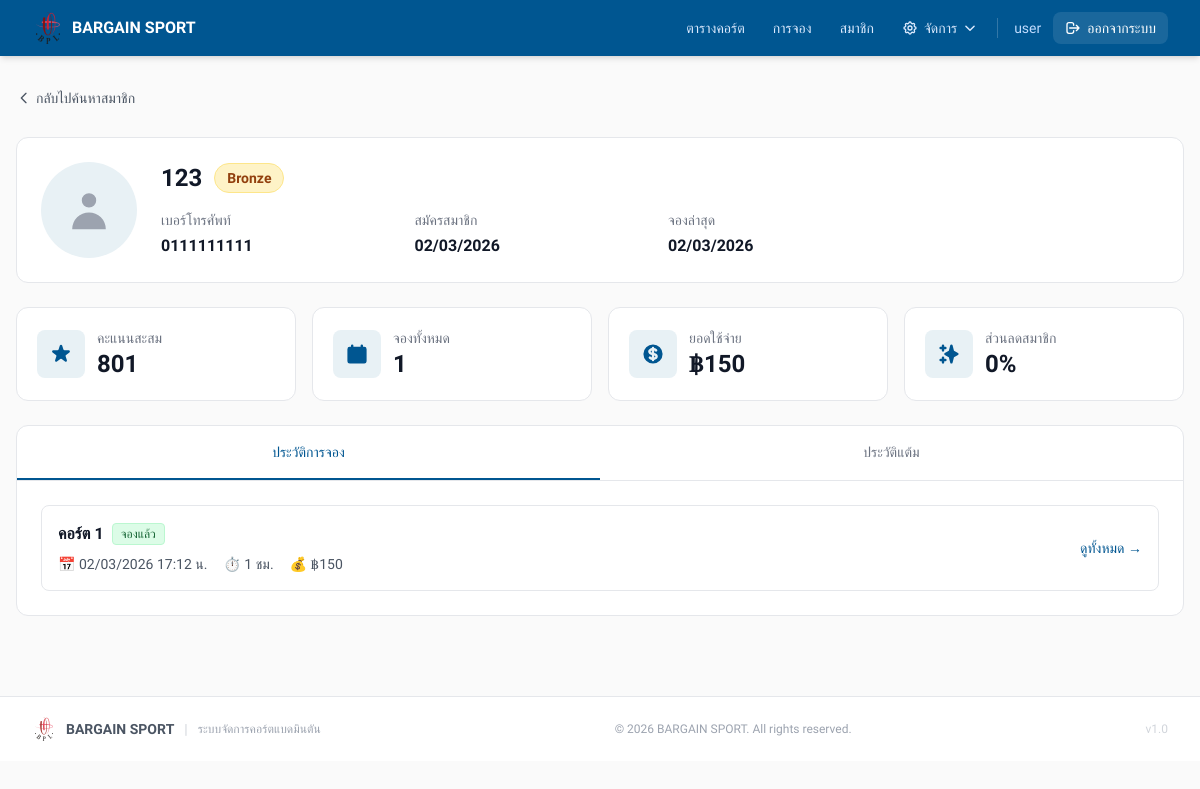
Page /members/profile.php?id=5 (signed in) on the committed database.
### tables this page shows
CREATE TABLE `members` (
  `id` int NOT NULL,
  `phone` varchar(10) NOT NULL,
  `name` varchar(100) NOT NULL,
  `email` varchar(100) DEFAULT NULL,
  `points` int DEFAULT '0',
  `total_bookings` int DEFAULT '0',
  `total_spent` decimal(10,2) DEFAULT '0.00',
  `member_level` enum('Bronze','Silver','Gold','Platinum') DEFAULT 'Bronze',
  `joined_date` datetime DEFAULT CURRENT_TIMESTAMP,
  `last_booking_date` datetime DEFAULT NULL,
  `birth_date` date DEFAULT NULL,
  `status` enum('active','inactive') DEFAULT 'active',
  `notes` text
);

CREATE TABLE `bookings` (
  `id` int NOT NULL,
  `court_id` int NOT NULL,
  `customer_name` varchar(100) NOT NULL,
  `customer_phone` varchar(30) DEFAULT NULL,
  `member_id` int DEFAULT NULL,
  `promotion_id` int DEFAULT NULL,
  `promotion_discount_percent` decimal(5,2) DEFAULT NULL,
  `payment_slip_path` varchar(255) DEFAULT NULL,
  `start_datetime` datetime NOT NULL,
  `duration_hours` int NOT NULL,
  `price_per_hour` decimal(10,2) NOT NULL,
  `discount_amount` decimal(10,2) NOT NULL DEFAULT '0.00',
  `total_amount` decimal(10,2) NOT NULL,
  `status` enum('booked','cancelled') NOT NULL DEFAULT 'booked',
  `created_by` int DEFAULT NULL,
  `created_at` timestamp NOT NULL DEFAULT CURRENT_TIMESTAMP,
  `updated_at` timestamp NULL DEFAULT NULL
);

CREATE TABLE `courts` (
  `id` int NOT NULL,
  `court_no` int NOT NULL,
  `vip_room_name` varchar(100) DEFAULT NULL COMMENT 'ชื่อห้อง VIP',
  `status` enum('Available','Booked','In Use','Maintenance') DEFAULT 'Available',
  `is_vip` tinyint(1) NOT NULL DEFAULT '0',
  `court_type` enum('normal','vip') DEFAULT 'normal' COMMENT 'ประเภทคอร์ต: normal=ปกติ, vip=VIP',
  `vip_price` decimal(10,2) DEFAULT NULL COMMENT 'ราคาพิเศษสำหรับคอร์ต VIP (บาท/ชั่วโมง)',
  `normal_price` decimal(10,2) DEFAULT NULL COMMENT 'ราคาคงที่สำหรับคอร์ตปกติ (optional)',
  `pricing_group_id` int DEFAULT NULL
);

### members/profile.php (the view, shortened to what this page needs)
<?php
require_once __DIR__ . '/../config/db.php';
$member_id = isset($_GET['id']) ? (int)$_GET['id'] : 0;
$stmt = $pdo->prepare("
    SELECT *
    FROM members
    WHERE id = ?
");
$stmt->execute([$member_id]);
$member = $stmt->fetch();
$bookingsStmt = $pdo->prepare("
    SELECT
        b.*,
        c.court_no,
        c.vip_room_name,
        c.court_type
    FROM bookings b
    LEFT JOIN courts c ON b.court_id = c.id
    WHERE b.member_id = ?
    ORDER BY b.start_datetime DESC
    LIMIT 10
");
$bookingsStmt->execute([$member_id]);
$bookings = $bookingsStmt->fetchAll();
$levelColors = [
    'Bronze' => ['bg' => 'bg-amber-100', 'text' => 'text-amber-800', 'border' => 'border-amber-200'],
    'Silver' => ['bg' => 'bg-gray-100', 'text' => 'text-gray-800', 'border' => 'border-gray-300'],
    'Gold' => ['bg' => 'bg-yellow-100', 'text' => 'text-yellow-800', 'border' => 'border-yellow-300'],
    'Platinum' => ['bg' => 'bg-blue-100', 'text' => 'text-blue-800', 'border' => 'border-blue-300']
];
$discounts = [
    'Bronze' => 0,
    'Silver' => 5,
    'Gold' => 10,
    'Platinum' => 15
];
$colors = $levelColors[$member['member_level']] ?? $levelColors['Bronze'];
$discount = $discounts[$member['member_level']] ?? 0;
?>
<!doctype html>
<html lang="th">
<head>
    <script src="https://cdn.tailwindcss.com"></script>
</head>
<body style="background:#FAFAFA;" class="min-h-screen">
    <?php include __DIR__ . '/../includes/header.php'; ?>
    <div class="max-w-7xl mx-auto px-4 py-8">
        <div class="mb-6">
            <a href="/members/search.php" class="inline-flex items-center text-sm text-gray-600 hover:text-gray-900">
                <svg class="w-4 h-4 mr-1" fill="none" stroke="currentColor" viewBox="0 0 24 24">
                    <path stroke-linecap="round" stroke-linejoin="round" stroke-width="2" d="M15 19l-7-7 7-7"/>
                </svg>
                กลับไปค้นหาสมาชิก
            </a>
        </div>
        <div class="bg-white rounded-xl border border-gray-200 p-6 mb-6">
            <div class="flex flex-col md:flex-row md:items-start gap-6">
                <div class="flex-shrink-0">
                    <div style="background:#E8F1F5;" class="w-24 h-24 rounded-full flex items-center justify-center">
                        <svg class="w-12 h-12 text-gray-400" fill="currentColor" viewBox="0 0 20 20">
                            <path fill-rule="evenodd" d="M10 9a3 3 0 100-6 3 3 0 000 6zm-7 9a7 7 0 1114 0H3z" clip-rule="evenodd"/>
                        </svg>
                    </div>
                </div>
                <div class="flex-1">
                    <div class="flex flex-col sm:flex-row sm:items-center gap-3 mb-4">
                        <h1 class="text-2xl font-bold text-gray-900"><?= htmlspecialchars($member['name']) ?></h1>
                        <span class="<?= $colors['bg'] ?> <?= $colors['text'] ?> <?= $colors['border'] ?> border px-3 py-1 rounded-full text-sm font-semibold w-fit">
                            <?= htmlspecialchars($member['member_level']) ?>
                        </span>
                    </div>
                    <div class="grid grid-cols-1 sm:grid-cols-2 lg:grid-cols-4 gap-4">
                        <div>
                            <p class="text-sm text-gray-500 mb-1">เบอร์โทรศัพท์</p>
                            <p class="font-semibold text-gray-900"><?= htmlspecialchars($member['phone']) ?></p>
                        </div>
                        <div>
                            <p class="text-sm text-gray-500 mb-1">สมัครสมาชิก</p>
                            <p class="font-semibold text-gray-900"><?= date('d/m/Y', strtotime($member['joined_date'])) ?></p>
                        </div>
                        <?php if ($member['last_booking_date']): ?>
                        <div>
                            <p class="text-sm text-gray-500 mb-1">จองล่าสุด</p>
                            <p class="font-semibold text-gray-900"><?= date('d/m/Y', strtotime($member['last_booking_date'])) ?></p>
                        </div>
                        <?php endif; ?>
                    </div>
                </div>
            </div>
        </div>
        <div class="grid grid-cols-1 sm:grid-cols-2 lg:grid-cols-4 gap-4 mb-6">
            <div class="bg-white rounded-xl border border-gray-200 p-5">
                <div class="flex items-center gap-3">
                    <div style="background:#E8F1F5;" class="w-12 h-12 rounded-lg flex items-center justify-center">
                    </div>
                    <div>
                        <p class="text-sm text-gray-500">คะแนนสะสม</p>
                        <p class="text-2xl font-bold text-gray-900"><?= number_format($member['points']) ?></p>
                    </div>
                </div>
            </div>
            <div class="bg-white rounded-xl border border-gray-200 p-5">
                <div class="flex items-center gap-3">
                    <div style="background:#E8F1F5;" class="w-12 h-12 rounded-lg flex items-center justify-center">
                        <svg class="w-6 h-6" style="color:#005691;" fill="currentColor" viewBox="0 0 20 20">
                            <path d="M6 2a1 1 0 00-1 1v1H4a2 2 0 00-2 2v10a2 2 0 002 2h12a2 2 0 002-2V6a2 2 0 00-2-2h-1V3a1 1 0 10-2 0v1H7V3a1 1 0 00-1-1zm0 5a1 1 0 000 2h8a1 1 0 100-2H6z"/>
                        </svg>
                    </div>
                    <div>
                        <p class="text-sm text-gray-500">จองทั้งหมด</p>
                        <p class="text-2xl font-bold text-gray-900"><?= number_format($member['total_bookings']) ?></p>
                    </div>
                </div>
            </div>
            <div class="bg-white rounded-xl border border-gray-200 p-5">
                <div class="flex items-center gap-3">
                    <div style="background:#E8F1F5;" class="w-12 h-12 rounded-lg flex items-center justify-center">
                    </div>
                    <div>
                        <p class="text-sm text-gray-500">ยอดใช้จ่าย</p>
                        <p class="text-2xl font-bold text-gray-900">฿<?= number_format($member['total_spent'], 0) ?></p>
                    </div>
                </div>
            </div>
            <div class="bg-white rounded-xl border border-gray-200 p-5">
                <div class="flex items-center gap-3">
                    <div style="background:#E8F1F5;" class="w-12 h-12 rounded-lg flex items-center justify-center">
                    </div>
                    <div>
                        <p class="text-sm text-gray-500">ส่วนลดสมาชิก</p>
                        <p class="text-2xl font-bold text-gray-900"><?= $discount ?>%</p>
                    </div>
                </div>
            </div>
        </div>
        <div class="bg-white rounded-xl border border-gray-200">
            <div class="flex border-b border-gray-200">
                <button onclick="switchTab('bookings')" id="tab-bookings"
                        class="flex-1 px-6 py-4 text-sm font-medium transition-colors border-b-2 tab-active">
                    ประวัติการจอง
                </button>
                <button onclick="switchTab('points')" id="tab-points"
                        class="flex-1 px-6 py-4 text-sm font-medium text-gray-500 transition-colors border-b-2 border-transparent hover:text-gray-700">
                    ประวัติแต้ม
                </button>
            </div>
            <div id="content-bookings" class="p-6">
                <?php if (count($bookings) === 0): ?>
                    <div class="text-center py-12 text-gray-500">
                        <svg class="w-16 h-16 text-gray-300 mx-auto mb-4" fill="none" stroke="currentColor" viewBox="0 0 24 24">
                            <path stroke-linecap="round" stroke-linejoin="round" stroke-width="2" d="M8 7V3m8 4V3m-9 8h10M5 21h14a2 2 0 002-2V7a2 2 0 00-2-2H5a2 2 0 00-2 2v12a2 2 0 002 2z"/>
                        </svg>
                        <p>ยังไม่มีประวัติการจอง</p>
                    </div>
                <?php else: ?>
                    <div class="space-y-3">
                        <?php foreach ($bookings as $booking): ?>
                            <?php
                            $isVip = $booking['court_type'] === 'vip';
                            $courtName = $isVip ? ($booking['vip_room_name'] ?? 'ห้อง VIP') : 'คอร์ต ' . $booking['court_no'];
                            $statusColors = [
                                'booked' => 'bg-green-100 text-green-800 border-green-200',
                                'cancelled' => 'bg-red-100 text-red-800 border-red-200'
                            ];
                            $statusColor = $statusColors[$booking['status']] ?? 'bg-gray-100 text-gray-800 border-gray-200';
                            ?>
                            <div class="border border-gray-200 rounded-lg p-4 hover:border-gray-300 transition-colors">
                                <div class="flex flex-col sm:flex-row sm:items-center sm:justify-between gap-3">
                                    <div class="flex-1">
                                        <div class="flex items-center gap-2 mb-2">
                                            <h4 class="font-semibold text-gray-900"><?= htmlspecialchars($courtName) ?></h4>
                                            <span class="<?= $statusColor ?> border px-2 py-0.5 rounded text-xs font-medium">
                                                <?= $booking['status'] === 'booked' ? 'จองแล้ว' : 'ยกเลิก' ?>
                                            </span>
                                        </div>
                                        <div class="flex flex-wrap gap-x-4 gap-y-1 text-sm text-gray-600">
                                            <span>📅 <?= date('d/m/Y H:i', strtotime($booking['start_datetime'])) ?> น.</span>
                                            <span>⏱️ <?= $booking['duration_hours'] ?> ชม.</span>
                                            <span>💰 ฿<?= number_format($booking['total_amount'], 0) ?></span>
                                        </div>
                                    </div>
                                    <a href="/bookings/?search=<?= urlencode($member['phone']) ?>"
                                       class="text-sm" style="color:#005691;">
                                        ดูทั้งหมด →
                                    </a>
                                </div>
                            </div>
                        <?php endforeach; ?>
                    </div>
                <?php endif; ?>
            </div>
        </div>
    </div>
    <?php include __DIR__ . '/../includes/footer.php'; ?>
</body>
</html>

### includes/header.php (style rules this page uses)
* { font-family: 'Prompt', sans-serif !important; }

### members/profile.php (style rules this page uses)
.tab-active { color: #005691 !important; border-bottom-color: #005691 !important; }

### rows in the picture
members: name "123", member_level "Bronze", phone "0111111111", joined_date "02/03/2026", last_booking_date "02/03/2026", points "801", total_bookings "1", total_spent "150", member_level "0"
bookings: court.court_no "คอร์ต 1", status "จองแล้ว", start_datetime "02/03/2026 17:12", duration_hours "1", total_amount "150"

### other values in the picture
$_username "user"
